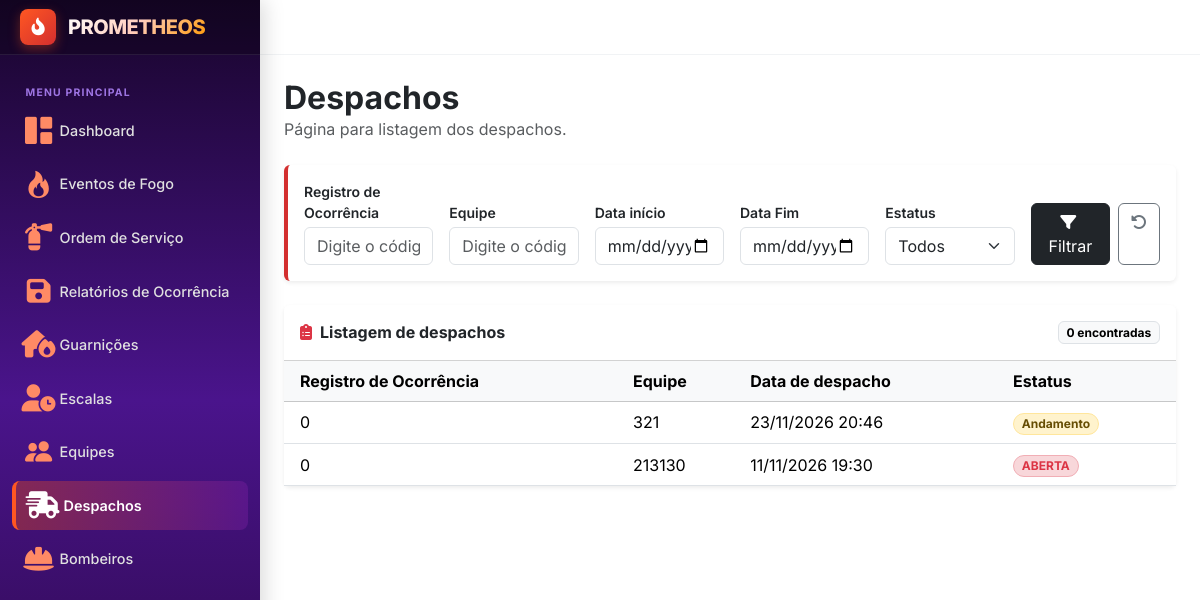
Page /despacho on the earlier database version.
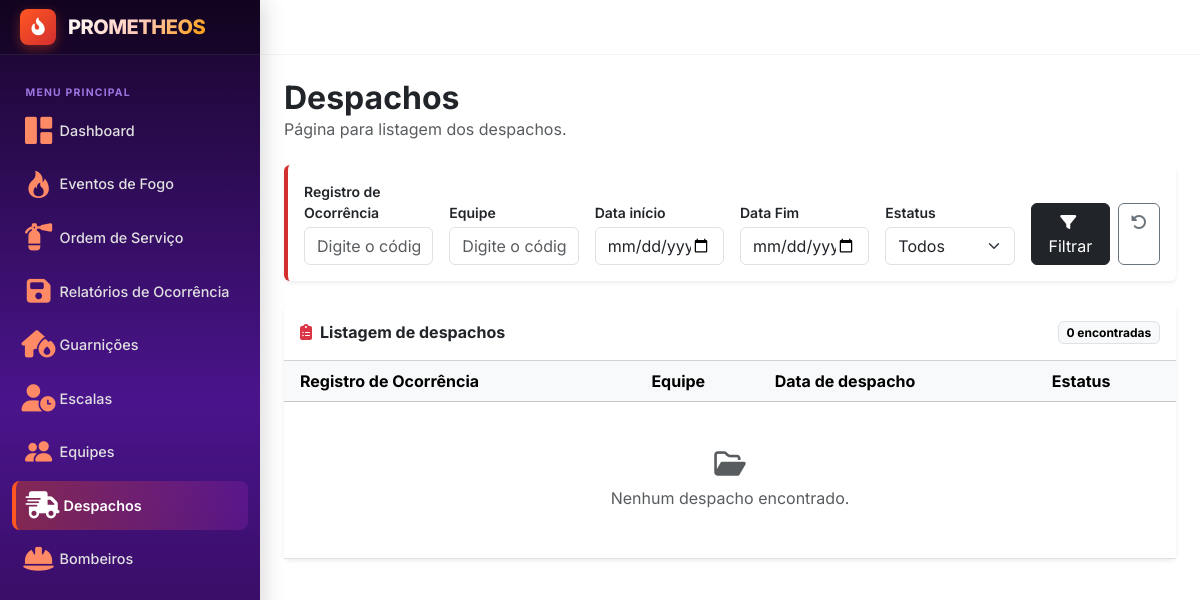
Same page on the later database version.
### evento_fogo/models.py (models this page shows, shortened)
class Despacho(models.Model):
    id = models.IntegerField(primary_key=True)
    id_ro = models.ForeignKey(RelatorioOcorrencia, on_delete=models.CASCADE)
    id_equipe = models.OneToOneField(Equipe, on_delete=models.PROTECT)
    data = models.DateTimeField()
    estatus = models.CharField(choices=[
           (Estatus.ANDAMENTO.value, Estatus.ANDAMENTO.label),
            (Estatus.FECHADA.value, Estatus.FECHADA.label)
    ], default=Estatus.ANDAMENTO)

class RelatorioOcorrencia(models.Model):
    id = models.IntegerField(primary_key=True)
    codigo = models.IntegerField()
    id_os = models.ForeignKey(OrdemServico, on_delete=models.CASCADE)
    data = models.DateTimeField()
    descricao = models.CharField(max_length=200)

### gestao/models.py (models this page shows, shortened)
class Equipe(models.Model):
    id = models.IntegerField(primary_key=True)
    codigo = models.IntegerField()
    estatus = models.CharField(choices=Estatus, default=Estatus.LIVRE)
    id_comandante = models.ForeignKey("usuario.Bombeiro", on_delete=models.PROTECT)

### evento_fogo/views.py (the view)
# urls.py: path('despacho', fogoViews.despacho, name='despacho'),
def despacho(request):
    despachos = Despacho.objects.all().order_by("-data")
    filtros = {
        "id_ro" : request.GET.get("id_ro", ""),
        "id_equipe" : request.GET.get("id_equipe", ""),
        "data_inicio" : request.GET.get("data_inicio", ""),
        "data_fim" : request.GET.get("data_fim", ""),
        "estatus" : request.GET.get("estatus", "")
    }
    if filtros["id_ro"]:
        despachos = despachos.filter(id_ro__id_os__id_evento_fogo__codigo=filtros["id_ro"])
    if filtros["id_equipe"]:
        despachos = despachos.filter(id_equipe__codigo=filtros["id_equipe"])
    if filtros["data_inicio"]:
        despachos = despachos.filter(data__date__gte=filtros["data_inicio"])
    if filtros["data_fim"]:
        despachos = despachos.filter(data__date__lte=filtros["data_fim"])
    if filtros["estatus"]:
        despachos = despachos.filter(estatus=filtros["estatus"])
    contexto = {
        "despachos" : despachos,
        "filtros" : filtros,
        "estatus_opcoes" : Despacho._meta.get_field("estatus").choices
    }
    return render(request, 'evento_fogo/despachos.html', contexto)

### templates/evento_fogo/despachos.html (shortened to what the changed rows need)
{% extends "layout.html" %}
{% block content %}
<div class="d-flex flex-wrap align-items-start justify-content-between gap-3 mb-4">
    <div>
        <h1 class="h2 fw-bold mb-0">Despachos</h1>
    </div>
</div>
<div class="card border-0 shadow-sm">
    <div class="card-header bg-white d-flex align-items-center justify-content-between py-3">
        <h2 class="h6 fw-bold mb-0">
            <i class="fa-solid fa-clipboard-list text-danger me-2"></i>Listagem de despachos
        </h2>
    </div>
    <div class="table-responsive">
        <table class="table table-hover align-middle mb-0">
            <thead class="table-light">
                <tr>
                    <th scope="col" class="ps-3">Registro de Ocorrência</th>
                    <th scope="col">Equipe</th>
                    <th scope="col">Data de despacho</th>
                    <th scope="col">Estatus</th>
                </tr>
            </thead>
            <tbody>
                {% for despacho in despachos %}
                <tr>
                    <td class="ps-3">{{ despacho.id_ro.codigo }}</td>
                    <td>{{ despacho.id_equipe.codigo }}</td>
                    <td>{{ despacho.data|date:"d/m/Y H:i" }}</td>
                    <td>
                        {% if despacho.estatus == "ABERTA" %}
                        <span class="badge bg-danger-subtle text-danger border border-danger-subtle rounded-pill">{{ despacho.get_estatus_display }}</span>
                        {% elif despacho.estatus == "ANDAMENTO" %}
                        <span class="badge bg-warning-subtle text-warning-emphasis border border-warning-subtle rounded-pill">{{ despacho.get_estatus_display }}</span>
                        {% elif despacho.estatus == "FECHADA" %}
                        <span class="badge bg-secondary-subtle text-secondary border border-secondary-subtle rounded-pill">{{ despacho.get_estatus_display }}</span>
                        {% else %}
                        <span class="badge bg-light text-dark border rounded-pill">{{ despacho.get_estatus_display|default:despacho.estatus }}</span>
                        {% endif %}
                    </td>
                </tr>
                {% empty %}
                <tr>
                    <td colspan="4" class="text-center text-muted py-5">
                        <i class="fa-regular fa-folder-open fs-3 d-block mb-2"></i>
                        Nenhum despacho encontrado.
                    </td>
                </tr>
                {% endfor %}
            </tbody>
        </table>
    </div>
</div>
{% endblock %}

Differences in the rows shown:
removed Despacho: id_ro.codigo "0", id_equipe.codigo "321", data "23/11/2026 20:46", estatus "Andamento"
removed Despacho: id_ro.codigo "0", id_equipe.codigo "213130", data "11/11/2026 19:30", estatus "ABERTA"
Other differences:
text now shown: "Nenhum despacho encontrado."
